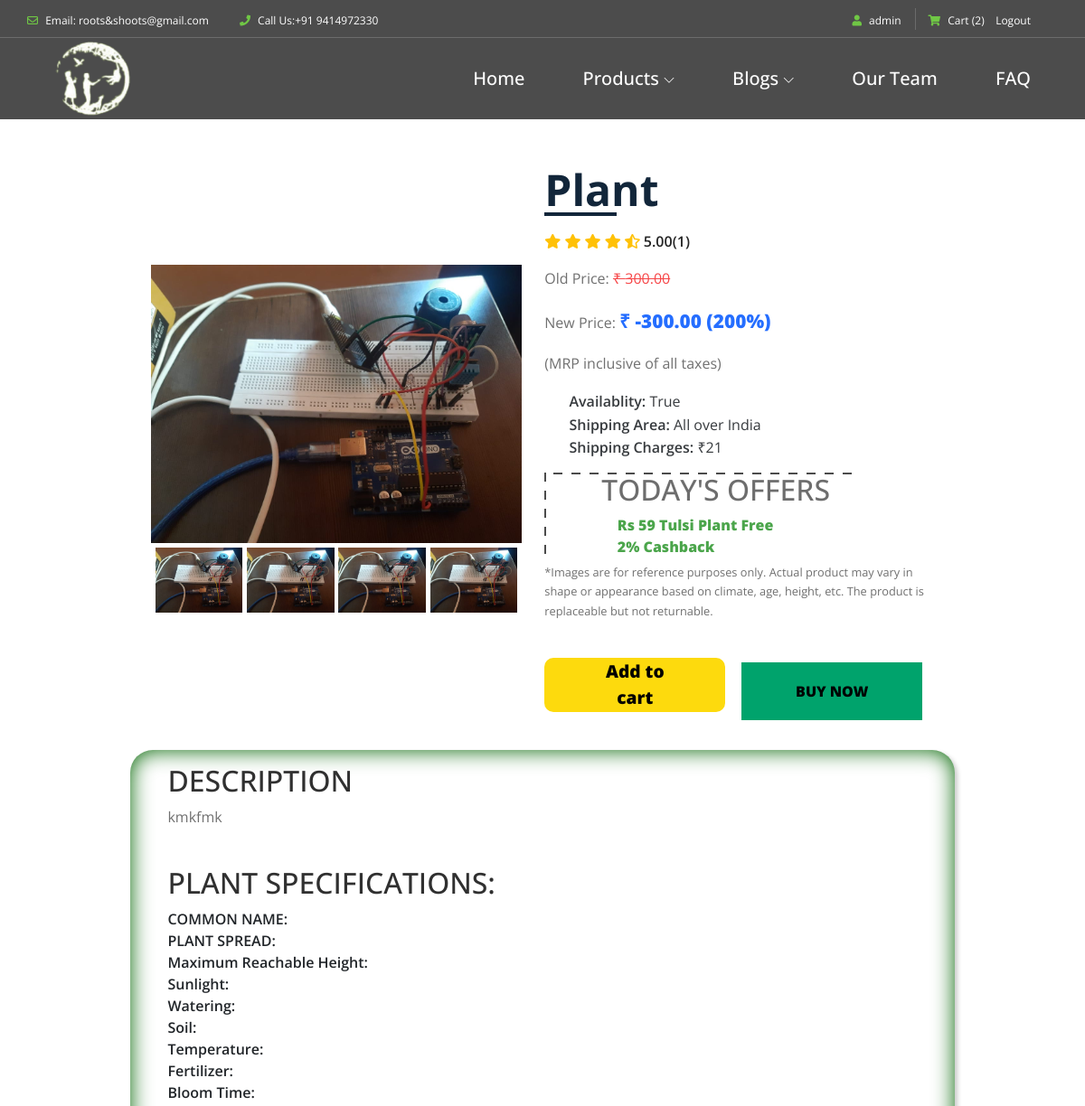
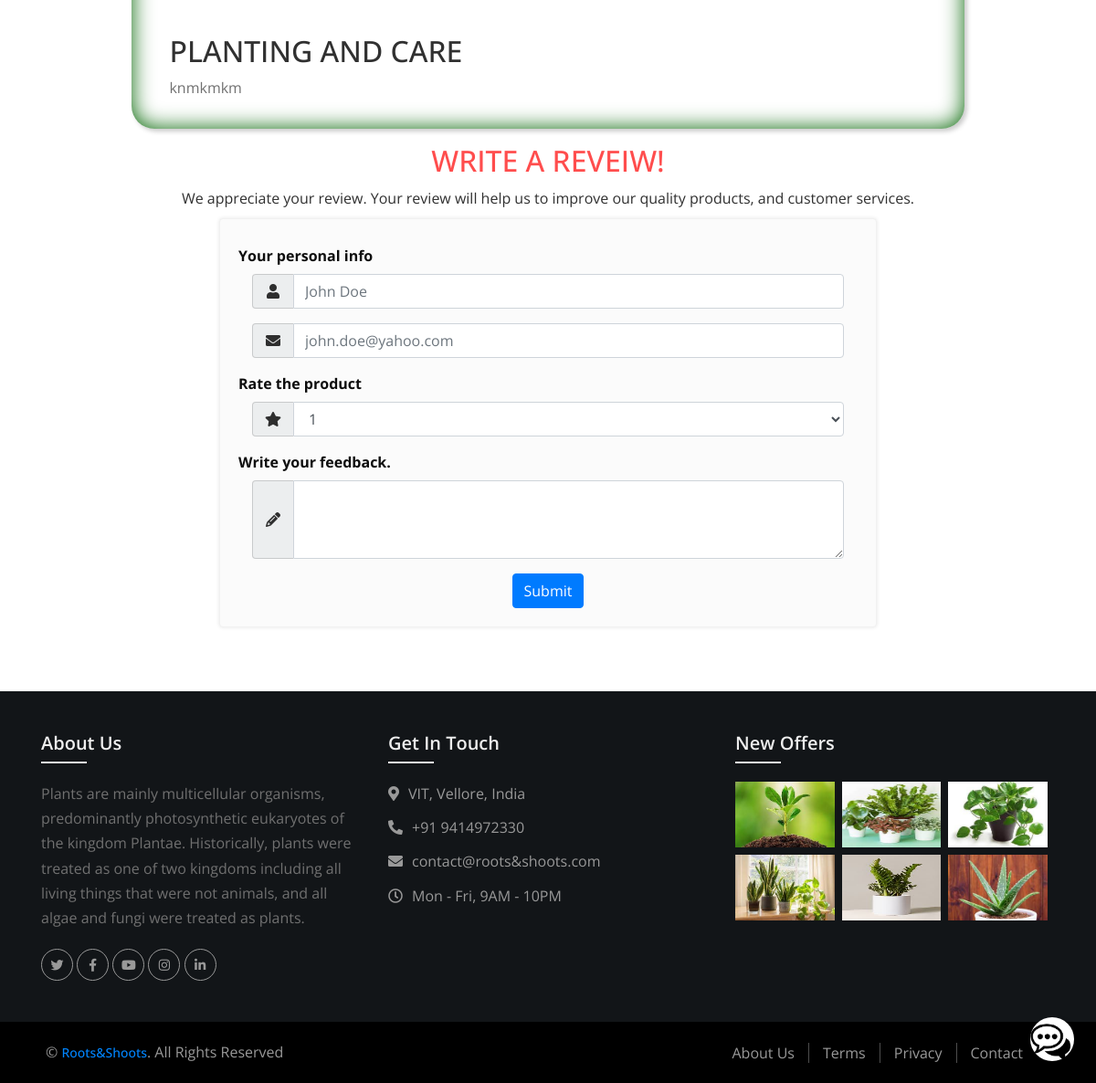
/items/plant (signed in), run on the app's committed database (2 pictures, top to bottom).
### products/models.py (models this page shows, shortened)
class ItemsImages(models.Model):
    title = models.ForeignKey(ItemMain, on_delete=models.CASCADE)
    image = models.ImageField(upload_to = 'images')

class ItemMain(models.Model):
    title = models.CharField(max_length=50, unique=True)
    price = models.DecimalField(decimal_places=2, max_digits=25)
    description = models.TextField()
    category = models.ForeignKey(ItemsCat, on_delete=models.CASCADE)
    availablity = models.BooleanField(default=False)
    shippingCharges = models.IntegerField(default=0)
    offers = models.IntegerField(default=0)
    plantingAndCare = models.TextField()
    slug = models.SlugField(max_length=50,unique=True, default="", editable=False)

class ItemRating(models.Model):
    title = models.ForeignKey(ItemMain, on_delete=models.CASCADE)
    ratingCount = models.IntegerField()
    rating = models.IntegerField()
    ratingValue = models.DecimalField(decimal_places=2, max_digits=10, editable=False)
    feedback = models.TextField(default="")

### products/views.py (the view, shortened to what this page needs)
# urls.py: path('items/<slug:the_slug>', views.itemView, name='itemView'),
@login_required(login_url='login')
def itemView(request, the_slug):
    if request.method == 'GET':
        context = {}
        p = []
        d=[]
        currentItem = ItemMain.objects.filter(slug = the_slug)[0]
        title = currentItem.title
        images = ItemsImages.objects.filter(title=ItemMain.objects.filter(title = title)[0])
        rating = ItemRating.objects.filter(title=ItemMain.objects.filter(title = title)[0])[0]
        descrip = ItemsSpecifications.objects.filter(title=ItemMain.objects.filter(title = title)[0])[0]
        faq = ItemFaq.objects.filter(title=ItemMain.objects.filter(title = title)[0])
        price = currentItem.price
        offer = currentItem.offers
        newPrice = price - (price * offer)//100
        p.append(title)
        p.append(price)
        p.append(offer)
        p.append(newPrice)
        p.append(currentItem.availablity)
        p.append(currentItem.shippingCharges)
        p.append(rating.ratingCount)
        p.append(rating.ratingValue)
        p.append(currentItem.plantingAndCare)
        p.append(currentItem.slug)
        d.append(currentItem.description)
        d.append(descrip.commonName)
        d.append(descrip.plantSpread)
        d.append(descrip.maxHeight)
        d.append(descrip.sunlight)
        d.append(descrip.watering)
        d.append(descrip.soil)
        d.append(descrip.temp)
        d.append(descrip.ferti)
        d.append(descrip.bloomTime)
        context['products'] = p
        context['images'] = images
        context['des'] = d
        context['faq'] = faq
        return render(request, 'products/single_product.html', context)

### blogs/template_tags/item_count.py (called while the page is built)
@register.simple_tag
def item_count(user):
    count = UserCart.objects.filter(user = user)
    return len(count)

### templates/products/single_product.html (shortened to what this page needs)
{% extends "base.html" %}
{% load static %}
{% block content %}
<link rel="stylesheet" href="{% static 'css/single_product.css' %}">
<link rel="stylesheet" href="https://cdnjs.cloudflare.com/ajax/libs/font-awesome/5.15.1/css/all.min.css" />
<div class = "card-wrapper">
	  <div class = "product-imgs" style="width: 45%; margin: 1%;">
		<div class = "img-display">
		  <div class = "img-showcase">
			{% for img in images %}
				<img src = " /media/{{ img.image }}" >
			{% endfor %}
		  </div>
		</div>
		<div class = "img-select">
		  {% for img in images %}
		  		<div class = "img-item">
					<a href = "#" data-id = "{{ forloop.counter }}">
			  			<img src = "/media/{{ img.image }}" >
					</a>
		  		</div>
		  {% endfor %}
		</div>
	  </div>
	  <div class = "product-content">
		<h2 class = "product-title">{{ products.0 }}</h2>
		<div class = "product-rating">
		  <i class = "fas fa-star"></i>
		  <i class = "fas fa-star"></i>
		  <i class = "fas fa-star"></i>
		  <i class = "fas fa-star"></i>
		  <i class = "fas fa-star-half-alt"></i>
		  <span>{{ products.7 }}({{ products.6 }})</span>
		</div>
		<div class = "product-price">
		  <p class = "last-price">Old Price: <span> ₹ {{ products.1 }}</span></p>
		  <p class = "new-price" >New Price: <span> ₹ {{ products.3 }} ({{ products.2 }}%)</span></p>
		</div>
		<p class="pm" style="position: relative; bottom: 1.5%;">(MRP inclusive of all taxes)</p>
		<div class = "product-detail">
		  <ul>
			<li>Availablity: <span>{{ products.4 }}</span></li>
			<li>Shipping Area: <span>All over India</span></li>
			<li>Shipping Charges: <span>₹{{ products.5 }}</span></li>
		  </ul>
		</div>
		<div class="box">
			<div class="border-title">
			  <h2>TODAY'S OFFERS</h2>
			</div>
			<div class="border-content" style="color: green; font-weight: 1000;">
			  <ul>
				  <li>Rs 59 Tulsi Plant Free</li>
				  <li>2% Cashback</li>
			  </ul>
			</div>
		 </div>
	  <p class="note" style="font-size: 0.8rem;">*Images are for reference purposes only. Actual product may vary in shape or appearance based on climate, age, height, etc. The product is replaceable but not returnable.</p><br>
	  <div class="button-abc">
		  <button class="cart-button" onClick="f1();">
			  <span class="add-to-cart" style="color: black; font-weight: 900; font: size 1rem;">Add to cart</span>
		  </button>
		  <div class="sub-main" style="position: absolute; top:8%; right:25%;">
			  <button class="button-three">
				  <span class="btn-b" style="font-weight: 900; font-size: 1rem;">BUY NOW</span>
			  </button>
		  </div>
	  </div>
	  </div>
	</div>
 <div class="card1">
  <div class="product-description" style="margin-left: 3%;">
	<h2 class="d-title">DESCRIPTION</h2>
	<p>{{ des.0 }}</p>
	<br><h2>PLANT SPECIFICATIONS:</h2>
	<div class="plant-specification">
		<ul>
			<li class="specification" style="font-weight: 600;">COMMON NAME:&nbsp;</li>
			<li class="specification" style="font-weight: 600;">PLANT SPREAD:&nbsp; </li>
			<li class="specification" style="font-weight: 600;">Maximum Reachable Height:&nbsp; </li>
			<li class="specification" style="font-weight: 600;">Sunlight:&nbsp; </li>
			<li class="specification" style="font-weight: 600;">Watering:&nbsp; </li>
			<li class="specification" style="font-weight: 600;">Soil:&nbsp; </li>
			<li class="specification" style="font-weight: 600;">Temperature:&nbsp; </li>
			<li class="specification" style="font-weight: 600;">Fertilizer:&nbsp; </li>
			<li class="specification" style="font-weight: 600;">Bloom Time:&nbsp; </li>
		</ul>
	</div>
	<br><h2>PLANTING AND CARE</h2>
	<div class="plant-care">
		<p>{{ products.8 }} </p>
	</div>
</div>
 </div>
  <br><h2 id="fh2">WRITE A REVEIW!</h2>
<h6 id="fh6">We appreciate your review. Your review will help us to improve our quality products, and customer services.</h6>
<form id="feedback" action="review/{{ products.9 }}" method = "post">
<div class="pinfo">Your personal info</div>
<div class="form-group">
<div class="col-md-4 inputGroupContainer"  style="max-width: 100%;">
<div class="input-group">
<span class="input-group-addon"><i class="fa fa-user"></i></span>
<input  name="name" placeholder="John Doe" class="form-control"  type="text">
</div>
</div>
</div>
<div class="form-group">
<div class="col-md-4 inputGroupContainer" style="max-width: 100%;">
<div class="input-group">
<span class="input-group-addon"><i class="fa fa-envelope"></i></span>
  <input name="email" type="email" class="form-control" placeholder="john.doe@yahoo.com">
</div>
</div>
</div>
<div class="pinfo">Rate the product</div>
<div class="form-group">
<div class="col-md-4 inputGroupContainer"  style="max-width: 100%;">
<div class="input-group">
<span class="input-group-addon"><i class="fa fa-star"></i></span>
 <select class="form-control" id="rate" name = 'rate' >
	<option value="1">1</option>
  </select>
  </div>
</div>
</div>
<div class="pinfo"  >Write your feedback.</div>
<div class="form-group">
<div class="col-md-4 inputGroupContainer"  style="max-width: 100%;"	>
<div class="input-group">
<span class="input-group-addon"><i class="fa fa-pencil"></i></span>
<textarea class="form-control" id="review" rows="3" name="feeds"></textarea>
  </div>
</div>
</div>
<div style="text-align: center;">
<button type="submit" class="btn btn-primary" style="margin: 0px auto;">Submit</button>
</div>
</form>
{% endblock content %}

### templates/navbar.html (shortened to what this page needs)
{% load static %}
{% load item_count %}
<link rel="stylesheet" href="{% static 'css/home/navbar.css' %}">
<header class="header-area">
    <div class="top-header-area">
        <div class="container">
            <div class="row">
                <div class="col-12">
                    <div class="top-header-content d-flex align-items-center justify-content-between">
                        <div class="top-header-meta">
                            <a href="{% url 'contact' %}" data-toggle="tooltip" data-placement="bottom"><i class="fa fa-envelope-o" aria-hidden="true"></i> <span>Email: roots&shoots@gmail.com</span></a>
                            <a href="{% url 'contact' %}" data-toggle="tooltip" data-placement="bottom"><i class="fa fa-phone" aria-hidden="true"></i> <span>Call Us:+91 9414972330</span></a>
                        </div>
                        <div class="top-header-meta d-flex">
                            {% if user.is_authenticated %}
                            <div class="login">
                                <a href="{% url 'home' %}"><i class="fa fa-user" aria-hidden="true"></i> <span>{{ user }}</span></a>
                            </div>
                             <div class="cart">
                                <a href="{% url 'cart' %}"><i class="fa fa-shopping-cart" aria-hidden="true"></i> <span>Cart <span class="cart-quantity">({% item_count user %})</span></span></a>
                            </div>
                             <div class="login">
                                <a href="{% url 'logout' %}">&nbsp; &nbsp; <span>Logout</span></a>
                            </div>
                            {% endif %}
                        </div>
                    </div>
                </div>
            </div>
        </div>
    </div>
    <div class="alazea-main-menu">
        <div class="classy-nav-container breakpoint-off">
            <div class="container" style="padding: 0px;">
                <nav class="classy-navbar justify-content-between" id="alazeaNav">
                    <a href="{% url 'home' %}" class="nav-brand"><img src="{% static 'images/home/core-img/logo.png' %}" alt="" style="height: 100px;"></a>
                    <div class="classy-menu">
                        <div class="classynav">
                            <ul>
                                <li><a href="{% url 'home' %}">Home</a></li>
                                <li><a href="">Products</a>
                                </li>
                                <li><a href="">Blogs</a>
                                </li>
                                <li><a href="{% url 'our_team' %}">Our Team</a></li>
                                <li><a href="{% url 'faq' %}">FAQ</a></li>
                            </ul>
                        </div>
                    </div>
                </nav>
            </div>
        </div>
    </div>
</header>

### static_in_env/css/footer.css (style rules this page uses)
a { transition: .3s; }

### static_in_env/css/home/classy-nav.css (style rules this page uses)
* { margin: 0; padding: 0; }
body { font-family: "Roboto", sans-serif; }
ul, ol { margin: 0; }
ul li, ol li { list-style: none; }
img { height: auto; max-width: 100%; }
.classy-nav-container { position: relative; z-index: 100; background-color: #ffffff; }
.classy-nav-container * { box-sizing: border-box; }
.classy-nav-container a { -webkit-transition-duration: 500ms; transition-duration: 500ms; text-decoration: none; outline: none; font-size: 14px; font-weight: 400; color: #232323; display: inline-block; }
.justify-content-between { -webkit-box-pack: justify; -ms-flex-pack: justify; justify-content: space-between; }
.classy-navbar { width: 100%; height: 70px; padding: 0.5em 2em; display: -webkit-box; display: -ms-flexbox; display: flex; -webkit-box-align: center; -ms-flex-align: center; -ms-grid-row-align: center; align-items: center; }
.classy-navbar .nav-brand { font-size: 26px; font-weight: 500; color: #565656; display: inline-block; margin-right: 30px; }
.classynav ul li { display: inline-block; clear: both; position: inherit; z-index: 10; }
.classynav ul li.cn-dropdown-item { position: relative; z-index: 10; }
.classynav ul li a { padding: 0 12px; display: block; height: 35px; font-size: 14px; line-height: 34px; }
.classynav ul li.megamenu-item > a:after, .classynav ul li.has-down > a:after { font-family: 'classyfonts'; content: "\e900"; font-size: 12px; color: #000000; padding-left: 5px; -webkit-transition-duration: 500ms; transition-duration: 500ms; }
.breakpoint-off .classynav { display: -webkit-box; display: -ms-flexbox; display: flex; -webkit-box-align: center; -ms-flex-align: center; -ms-grid-row-align: center; align-items: center; }

### data on the page
ItemsImages: image (picture)
ItemsImages: image (picture)
ItemsImages: image (picture)
ItemsImages: image (picture)
ItemMain: title "Plant", price "300.00", description "kmkfmk", plantingAndCare "knmkmkm"
ItemRating: ratingValue "5.00"

### other printed values
{{ user }} "admin"
{{ products.6 }} "1"
{{ products.3 }} "-300.00"
{{ products.2 }} "200"
{{ products.4 }} "True"
{{ products.5 }} "21"
